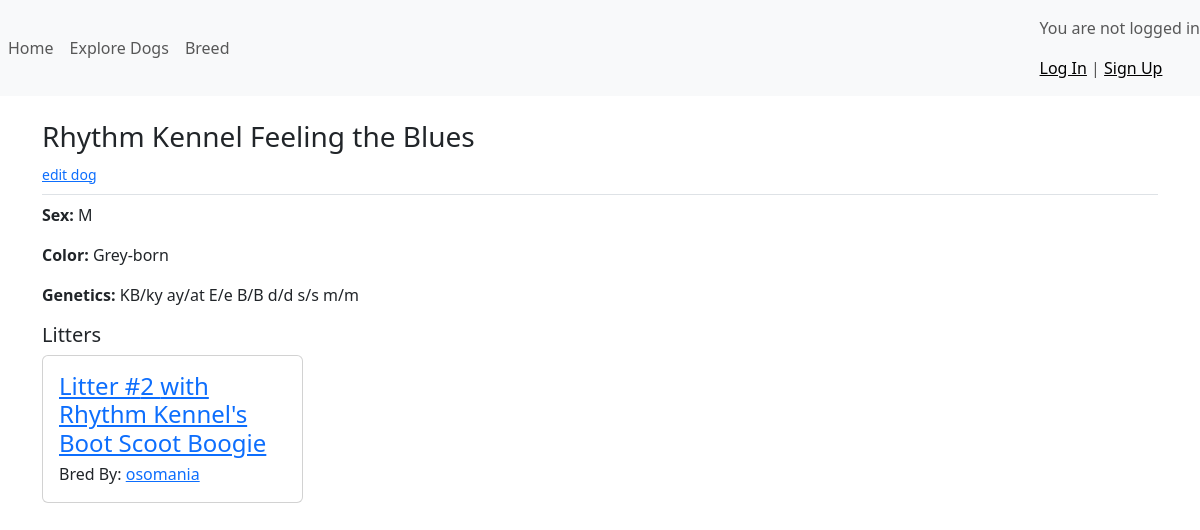
Page /dogs/1/ on the committed database.
### dogs/models.py (models this page shows, shortened)
class Dog(models.Model):
    name = models.CharField(max_length=50)
    owner = models.ForeignKey(User, on_delete=models.CASCADE)
    sire = models.ForeignKey('self', on_delete=models.CASCADE, null=True, blank=True, related_name="dogs_sire")
    dam = models.ForeignKey('self', on_delete=models.CASCADE, null=True, blank=True, related_name="dogs_dam")
    sex = models.CharField(max_length=10, choices=SEX_CHOICES, default='M')
    color = models.CharField(max_length=200)
    litter = models.ForeignKey(Litter, on_delete=models.CASCADE, null=True, blank=True)

### dogs/views.py (the view)
# urls.py: path('<int:dog_id>/', views.dog, name='dog'),
def dog(request, dog_id):
    dog = Dog.objects.get(id=dog_id)
    sex = dog.sex
    puppies = []
    if (sex == "M"):
        puppies.append(Dog.objects.filter(sire=dog))
    else:
        puppies.append(Dog.objects.filter(dam=dog))
    litters = []
    litterIds = []
    if puppies:
        puppies = puppies[0]
        for puppy in puppies:
            if puppy:
                if(puppy.litter.id not in litterIds):
                    if(sex == "M"):
                        partner = puppy.dam
                    else:
                        partner = puppy.sire
                    breeder = puppy.litter.breeder
                    litterIds.append(puppy.litter.id)
                    litters.append({"id":puppy.litter.id, "partner":partner, "breeder":breeder})
    colorGenetics = ColorGenetics.objects.filter(dog=dog_id).first()
    colorGenetics = colorGenetics.__dict__
    colorString = GetColorString(colorGenetics)
    context = {'dog':dog, 'colorString': colorString, 'litters':litters}
    return render(request, 'dogs/dog.html', context)

### dogs/views.py (called while the page is built)
def GetColorString(colorGenetics):
    colorString = ""
    colorString += colorGenetics['kAlele'] + " "
    colorString += colorGenetics['aAlele'] + " "
    colorString += colorGenetics['eAlele'] + " "
    colorString += colorGenetics['bAlele'] + " "
    colorString += colorGenetics['dAlele'] + " "
    colorString += colorGenetics['sAlele'] + " "
    colorString += colorGenetics['mAlele']
    return colorString

### dogs/templates/dogs/dog.html
{% extends 'dogs/base.html' %}
{% load static %}
{% block page_header %}
    <h3>{{ dog.name }}</h3>
    <small> <a href="{% url 'dogs_app:edit-dog' dog.id %}">edit dog</a></small>
{% endblock page_header %}
{% block content %}
<div>
    <p><b>Sex: </b>{{dog.sex}}</p>
    <p><b>Color: </b>{{dog.color}}</p>
    <p><b>Genetics: </b>{{colorString}}</p>
</div>
<h5>Litters</h5>
<div class="row">
    {% for litter in litters %}
        <div class="col-md-3 " style="margin-bottom:10px;">
            <div class="card h-100">
                <div class="card-body">
                    <h4 class="card-title">
                        <a href="{% url 'dogs_app:litter' litter.id %}">Litter #{{ litter.id }} with {{litter.partner.name}}</a>
                    </h4>
                    <div class="card-subtitle">
                        Bred By: <a href="{% url 'hightrial:profile' litter.breeder.id %}">{{ litter.breeder.username }}</a>
                    </div>
                </div>
            </div>
        </div>
    {% empty %}
        <p>This dog has not had any litters yet.</p>
    {% endfor %}
</div>
{% endblock content %}

### rows in the picture
Dog: name "Rhythm Kennel Feeling the Blues", sex "M", color "Grey-born"
Dog: id "2", partner.name "Rhythm Kennel's Boot Scoot Boogie", breeder.username "osomania"

### other values in the picture
{{ colorString }} "KB/ky ay/at E/e B/B d/d s/s m/m"
